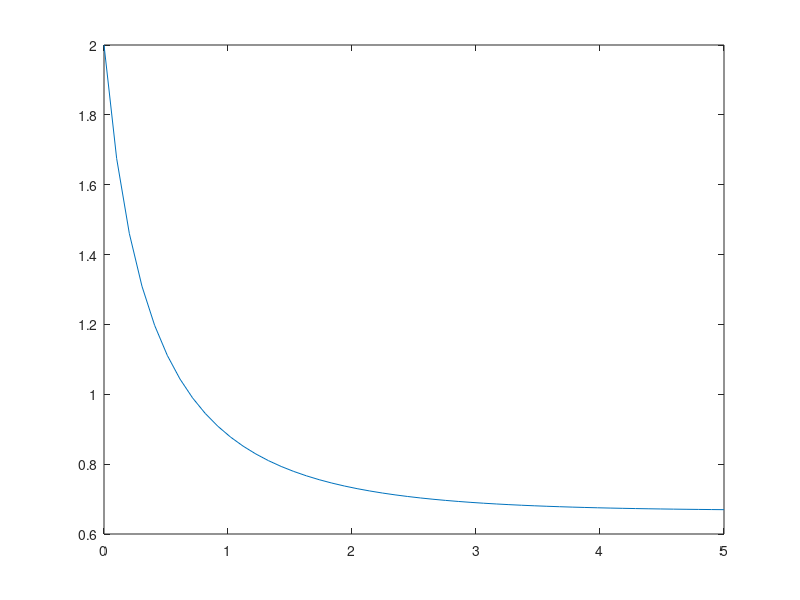

Reproduce this figure in MATLAB.
function odeexampleplot
	x=lsode("f",2,(t=linspace(0,5,50)'));
	plot(t,x)


	function xdot = f (x,t)
		xdot=-exp(-t)*x^2;
	endfunction




endfunction

